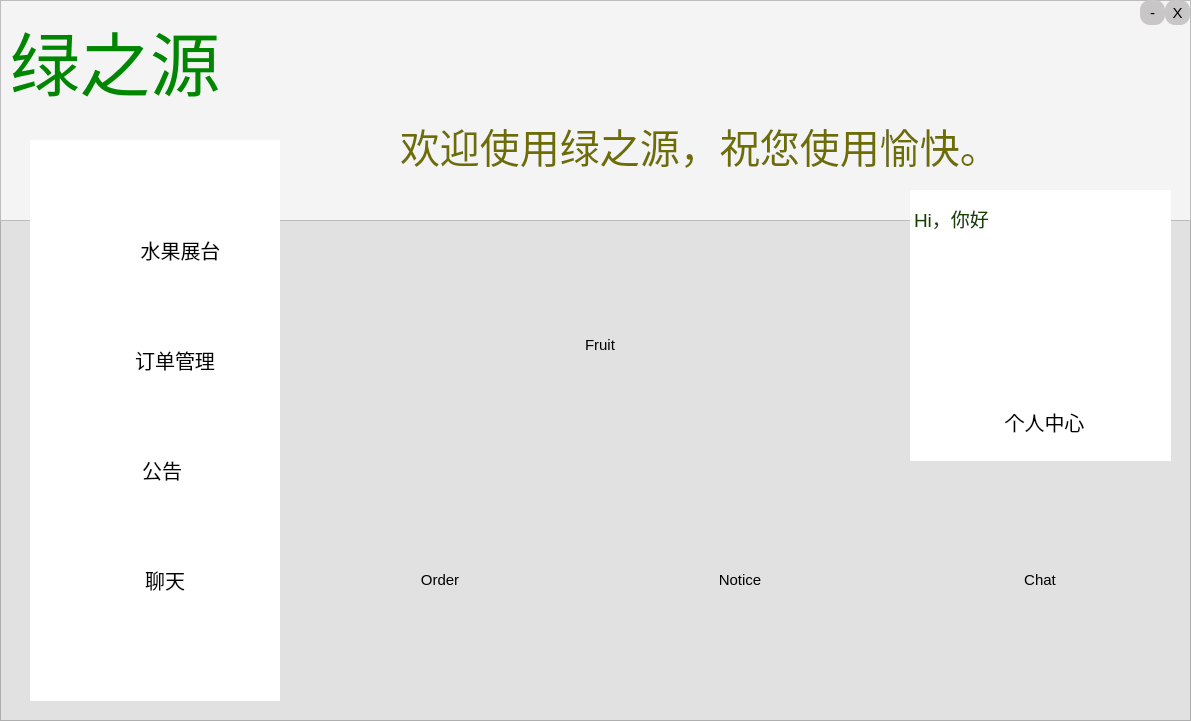
<?xml version="1.0" encoding="UTF-8"?>
<ui version="4.0">
 <class>HomePage</class>
 <widget class="QMainWindow" name="HomePage">
  <property name="geometry">
   <rect>
    <x>0</x>
    <y>0</y>
    <width>1191</width>
    <height>721</height>
   </rect>
  </property>
  <property name="windowTitle">
   <string>MainWindow</string>
  </property>
  <property name="styleSheet">
   <string notr="true">*{
background:rgb(225, 225, 225);
font-size:15px;
font-style:MingLiU-ExtB;
}

QLineEdit{
color:rgb(0, 0, 0);
background-color:rgb(255, 255, 255);
font-size:16px;
border-style:outset;
border-radius:10px;
font-style:MingLiU-ExtB;
}

QPushButton{
background:rgb(238, 238, 238);
border-style:outset;
border-radius:10px;
font-style:MingLiU-ExtB;
}

QPushButton:pressed{
background-color:rgb(224,0,0);
border-style:inset;
font-style:MingLiU-ExtB;
}
QCheckBox{
background:rgb(238, 238, 238);
color:white;
font-style:MingLiU-ExtB;
}
QLabel{
color:black;
font-style:MingLiU-ExtB;
font-size:70px;
background:rgb(255,0,0,0);
}
QToolButton{
background:rgb(200, 198, 198);
border-style:outset;
border-radius:10px;
font-style:MingLiU-ExtB;
color:rgb(0, 0, 0);
}</string>
  </property>
  <widget class="QWidget" name="centralwidget">
   <widget class="QFrame" name="frame">
    <property name="geometry">
     <rect>
      <x>0</x>
      <y>0</y>
      <width>1191</width>
      <height>721</height>
     </rect>
    </property>
    <property name="frameShape">
     <enum>QFrame::StyledPanel</enum>
    </property>
    <property name="frameShadow">
     <enum>QFrame::Raised</enum>
    </property>
    <widget class="QLabel" name="label1">
     <property name="geometry">
      <rect>
       <x>340</x>
       <y>230</y>
       <width>520</width>
       <height>230</height>
      </rect>
     </property>
     <property name="styleSheet">
      <string notr="true">border-image:url(:/Picture/login.jpg);</string>
     </property>
     <property name="text">
      <string/>
     </property>
    </widget>
    <widget class="QLabel" name="label2">
     <property name="geometry">
      <rect>
       <x>300</x>
       <y>470</y>
       <width>280</width>
       <height>220</height>
      </rect>
     </property>
     <property name="styleSheet">
      <string notr="true">border-image:url(:/Picture/pic3.jpg);</string>
     </property>
     <property name="text">
      <string/>
     </property>
    </widget>
    <widget class="QLabel" name="label3">
     <property name="geometry">
      <rect>
       <x>600</x>
       <y>470</y>
       <width>280</width>
       <height>220</height>
      </rect>
     </property>
     <property name="styleSheet">
      <string notr="true">border-image:url(:/Picture/pic5.jpg);</string>
     </property>
     <property name="text">
      <string/>
     </property>
    </widget>
    <widget class="QLabel" name="label4">
     <property name="geometry">
      <rect>
       <x>900</x>
       <y>470</y>
       <width>280</width>
       <height>220</height>
      </rect>
     </property>
     <property name="styleSheet">
      <string notr="true">border-image:url(:/Picture/enroll1.jpg);</string>
     </property>
     <property name="text">
      <string/>
     </property>
    </widget>
    <widget class="QFrame" name="frame_4">
     <property name="geometry">
      <rect>
       <x>0</x>
       <y>0</y>
       <width>1191</width>
       <height>221</height>
      </rect>
     </property>
     <property name="styleSheet">
      <string notr="true">QFrame{
background:rgb(244, 244, 244);
}
QToolButton{
background:rgb(200, 198, 198);
border-style:outset;
border-radius:10px;
color:black;
}

</string>
     </property>
     <property name="frameShape">
      <enum>QFrame::StyledPanel</enum>
     </property>
     <property name="frameShadow">
      <enum>QFrame::Raised</enum>
     </property>
     <widget class="QToolButton" name="Shrink">
      <property name="geometry">
       <rect>
        <x>1140</x>
        <y>0</y>
        <width>25</width>
        <height>25</height>
       </rect>
      </property>
      <property name="text">
       <string>-</string>
      </property>
     </widget>
     <widget class="QToolButton" name="Close">
      <property name="geometry">
       <rect>
        <x>1165</x>
        <y>0</y>
        <width>25</width>
        <height>25</height>
       </rect>
      </property>
      <property name="text">
       <string>X</string>
      </property>
     </widget>
     <widget class="QLabel" name="label_2">
      <property name="geometry">
       <rect>
        <x>10</x>
        <y>10</y>
        <width>211</width>
        <height>101</height>
       </rect>
      </property>
      <property name="styleSheet">
       <string notr="true">QLabel{
color:rgb(0, 134, 0);
font: 20pt &quot;华文新魏&quot;;
font-size:70px;
}</string>
      </property>
      <property name="text">
       <string>绿之源</string>
      </property>
     </widget>
     <widget class="QLabel" name="label">
      <property name="geometry">
       <rect>
        <x>400</x>
        <y>100</y>
        <width>601</width>
        <height>91</height>
       </rect>
      </property>
      <property name="styleSheet">
       <string notr="true">QLabel{
color:rgb(109, 109, 0);
font: 20pt &quot;楷体&quot;;
font-size:40px;
}

</string>
      </property>
      <property name="text">
       <string>欢迎使用绿之源，祝您使用愉快。</string>
      </property>
     </widget>
    </widget>
    <widget class="QFrame" name="frame_2">
     <property name="geometry">
      <rect>
       <x>910</x>
       <y>190</y>
       <width>261</width>
       <height>271</height>
      </rect>
     </property>
     <property name="styleSheet">
      <string notr="true">QFrame{
background-color:rgb(255, 255, 255);
border:sold 10px rgba(0,0,0);

}
QLineEdit{
color:rgb(0, 0, 0);
background-color:rgb(255, 255, 255);
font-size:10px;
font-style:MingLiU-ExtB;
}
QPushButton{
color:rgb(25, 25, 25);
background:rgb(220, 220, 220);
border-style:outset;
font-style:MingLiU-ExtB;
}
QPushButton:pressed{
background-color:rgb(170, 255, 127);
border-style:inset;
font-style:MingLiU-ExtB;
}
QLabel{
color:black;
font-style:MingLiU-ExtB;
font-size:20px;
background:rgb(255, 255, 255);
}
QCheckBox{
background:rgba(85,170,255,0);
color:white;
font-style:MingLiU-ExtB;
}
</string>
     </property>
     <property name="frameShape">
      <enum>QFrame::StyledPanel</enum>
     </property>
     <property name="frameShadow">
      <enum>QFrame::Raised</enum>
     </property>
     <widget class="QLabel" name="label_3">
      <property name="geometry">
       <rect>
        <x>60</x>
        <y>50</y>
        <width>140</width>
        <height>140</height>
       </rect>
      </property>
      <property name="styleSheet">
       <string notr="true">QLabel{
border-image:url(:/Picture/manageandcategory.jpg);
color:rgb(35, 33, 34);
border-radius:70px;
}</string>
      </property>
      <property name="text">
       <string/>
      </property>
     </widget>
     <widget class="QTextEdit" name="textEdit">
      <property name="geometry">
       <rect>
        <x>0</x>
        <y>10</y>
        <width>141</width>
        <height>41</height>
       </rect>
      </property>
      <property name="styleSheet">
       <string notr="true">color:rgb(21, 65, 0);</string>
      </property>
      <property name="html">
       <string>&lt;!DOCTYPE HTML PUBLIC &quot;-//W3C//DTD HTML 4.0//EN&quot; &quot;http://www.w3.org/TR/REC-html40/strict.dtd&quot;&gt;
&lt;html&gt;&lt;head&gt;&lt;meta name=&quot;qrichtext&quot; content=&quot;1&quot; /&gt;&lt;style type=&quot;text/css&quot;&gt;
p, li { white-space: pre-wrap; }
&lt;/style&gt;&lt;/head&gt;&lt;body style=&quot; font-family:'SimSun'; font-size:15px; font-weight:400; font-style:normal;&quot;&gt;
&lt;p style=&quot; margin-top:0px; margin-bottom:0px; margin-left:0px; margin-right:0px; -qt-block-indent:0; text-indent:0px;&quot;&gt;&lt;span style=&quot; font-size:14pt;&quot;&gt;Hi，你好&lt;/span&gt;&lt;/p&gt;&lt;/body&gt;&lt;/html&gt;</string>
      </property>
     </widget>
     <widget class="QLabel" name="label_10">
      <property name="geometry">
       <rect>
        <x>50</x>
        <y>210</y>
        <width>40</width>
        <height>40</height>
       </rect>
      </property>
      <property name="styleSheet">
       <string notr="true">border-image:url(:/Picture/self.png)</string>
      </property>
      <property name="text">
       <string/>
      </property>
     </widget>
     <widget class="QPushButton" name="SelfCentral">
      <property name="geometry">
       <rect>
        <x>90</x>
        <y>220</y>
        <width>89</width>
        <height>24</height>
       </rect>
      </property>
      <property name="styleSheet">
       <string notr="true">QPushButton{
background:rgb(255, 255, 255);
border-style:outset;
border-radius:10px;
font-style:MingLiU-ExtB;
font-size:20px;
color:black;
}
QPushButton:pressed{
background-color:rgb(255, 255, 255);
border-style:inset;
font-style:MingLiU-ExtB;
}</string>
      </property>
      <property name="text">
       <string>个人中心</string>
      </property>
     </widget>
    </widget>
    <widget class="QPushButton" name="FruitManagementAndCategory2">
     <property name="geometry">
      <rect>
       <x>340</x>
       <y>230</y>
       <width>520</width>
       <height>230</height>
      </rect>
     </property>
     <property name="styleSheet">
      <string notr="true">background:transparent;
color:black;
font: 20pt &quot;MV Boli&quot;;</string>
     </property>
     <property name="text">
      <string>Fruit</string>
     </property>
     <property name="flat">
      <bool>true</bool>
     </property>
    </widget>
    <widget class="QPushButton" name="OrderManagement2">
     <property name="geometry">
      <rect>
       <x>300</x>
       <y>470</y>
       <width>280</width>
       <height>220</height>
      </rect>
     </property>
     <property name="styleSheet">
      <string notr="true">background:transparent;
color:black;
font: 20pt &quot;MV Boli&quot;;</string>
     </property>
     <property name="text">
      <string>Order</string>
     </property>
     <property name="flat">
      <bool>true</bool>
     </property>
    </widget>
    <widget class="QPushButton" name="Notification2">
     <property name="geometry">
      <rect>
       <x>600</x>
       <y>470</y>
       <width>280</width>
       <height>220</height>
      </rect>
     </property>
     <property name="styleSheet">
      <string notr="true">background:transparent;
color:black;
font: 20pt &quot;MV Boli&quot;;

</string>
     </property>
     <property name="text">
      <string>Notice</string>
     </property>
     <property name="flat">
      <bool>true</bool>
     </property>
    </widget>
    <widget class="QPushButton" name="Chat2">
     <property name="geometry">
      <rect>
       <x>900</x>
       <y>470</y>
       <width>280</width>
       <height>220</height>
      </rect>
     </property>
     <property name="styleSheet">
      <string notr="true">background:transparent;
color:black;
font: 20pt &quot;MV Boli&quot;;

</string>
     </property>
     <property name="text">
      <string>Chat</string>
     </property>
     <property name="flat">
      <bool>true</bool>
     </property>
    </widget>
    <widget class="QFrame" name="frame_3">
     <property name="geometry">
      <rect>
       <x>30</x>
       <y>140</y>
       <width>250</width>
       <height>561</height>
      </rect>
     </property>
     <property name="styleSheet">
      <string notr="true">QFrame{
background-color:rgb(255, 255, 255);
border:sold 10px rgba(0,0,0);

}

QPushButton{
background:rgb(255, 255, 255);
border-style:outset;
border-radius:10px;
font-style:MingLiU-ExtB;
font-size:20px;
color:black;
}
QPushButton:pressed{
background-color:rgb(255, 255, 255);
border-style:inset;
font-style:MingLiU-ExtB;
}
QCheckBox{
background:rgba(85,170,255,0);
color:white;
font-style:MingLiU-ExtB;
}
QLabel{
color:rgb(35, 33, 34);
font-style:MingLiU-ExtB;
font-size:20px;
background-image:rgb(255, 255, 255);
}</string>
     </property>
     <property name="frameShape">
      <enum>QFrame::StyledPanel</enum>
     </property>
     <property name="frameShadow">
      <enum>QFrame::Raised</enum>
     </property>
     <widget class="QLabel" name="label_6">
      <property name="geometry">
       <rect>
        <x>40</x>
        <y>90</y>
        <width>40</width>
        <height>40</height>
       </rect>
      </property>
      <property name="styleSheet">
       <string notr="true">border-image:url(:/Picture/fruitmanage.png)</string>
      </property>
      <property name="text">
       <string/>
      </property>
     </widget>
     <widget class="QPushButton" name="FruitManagementAndCategory">
      <property name="geometry">
       <rect>
        <x>80</x>
        <y>90</y>
        <width>141</width>
        <height>40</height>
       </rect>
      </property>
      <property name="text">
       <string>水果展台</string>
      </property>
     </widget>
     <widget class="QPushButton" name="OrderManagement">
      <property name="geometry">
       <rect>
        <x>100</x>
        <y>200</y>
        <width>90</width>
        <height>40</height>
       </rect>
      </property>
      <property name="text">
       <string>订单管理</string>
      </property>
     </widget>
     <widget class="QLabel" name="label_5">
      <property name="geometry">
       <rect>
        <x>40</x>
        <y>200</y>
        <width>40</width>
        <height>40</height>
       </rect>
      </property>
      <property name="styleSheet">
       <string notr="true">border-image:url(:/Picture/orderto.png)</string>
      </property>
      <property name="text">
       <string/>
      </property>
     </widget>
     <widget class="QPushButton" name="Notification">
      <property name="geometry">
       <rect>
        <x>90</x>
        <y>310</y>
        <width>90</width>
        <height>40</height>
       </rect>
      </property>
      <property name="text">
       <string>公告 </string>
      </property>
     </widget>
     <widget class="QLabel" name="label_8">
      <property name="geometry">
       <rect>
        <x>40</x>
        <y>310</y>
        <width>40</width>
        <height>40</height>
       </rect>
      </property>
      <property name="styleSheet">
       <string notr="true">border-image:url(:/Picture/notice.png)</string>
      </property>
      <property name="text">
       <string/>
      </property>
     </widget>
     <widget class="QPushButton" name="Chat">
      <property name="geometry">
       <rect>
        <x>90</x>
        <y>420</y>
        <width>90</width>
        <height>40</height>
       </rect>
      </property>
      <property name="text">
       <string>聊天</string>
      </property>
     </widget>
     <widget class="QLabel" name="label_9">
      <property name="geometry">
       <rect>
        <x>40</x>
        <y>420</y>
        <width>40</width>
        <height>40</height>
       </rect>
      </property>
      <property name="styleSheet">
       <string notr="true">border-image:url(:/Picture/chat.png)</string>
      </property>
      <property name="text">
       <string/>
      </property>
     </widget>
    </widget>
   </widget>
  </widget>
 </widget>
 <resources/>
 <connections/>
</ui>
